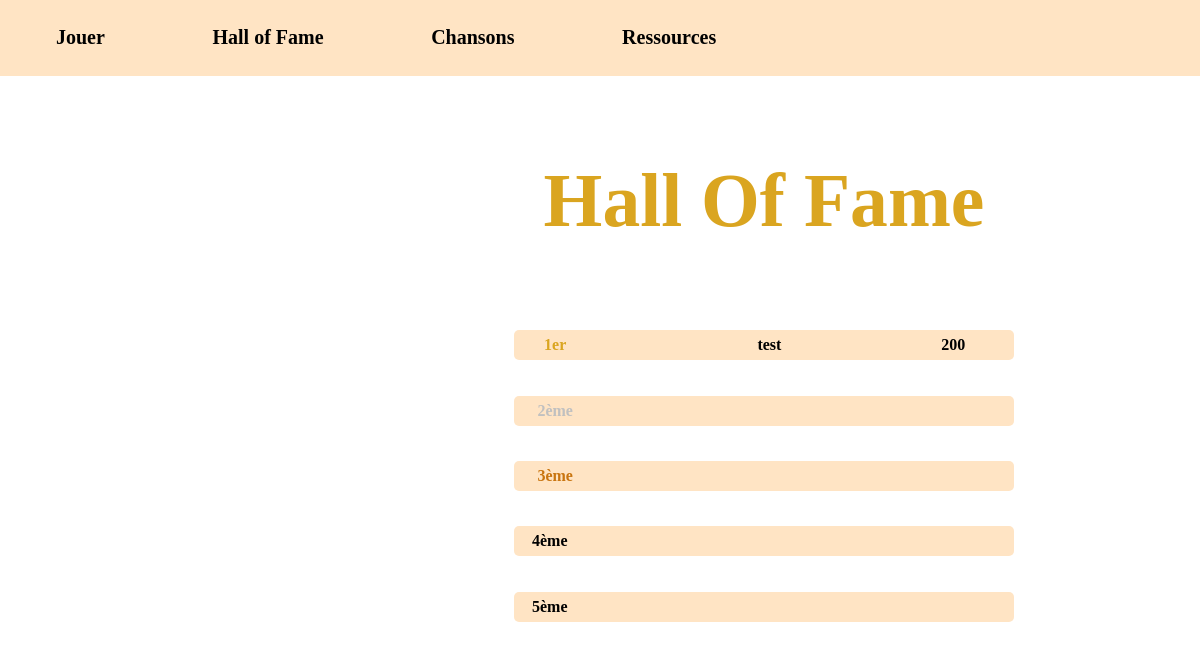
The app's page /hof.php, older data.
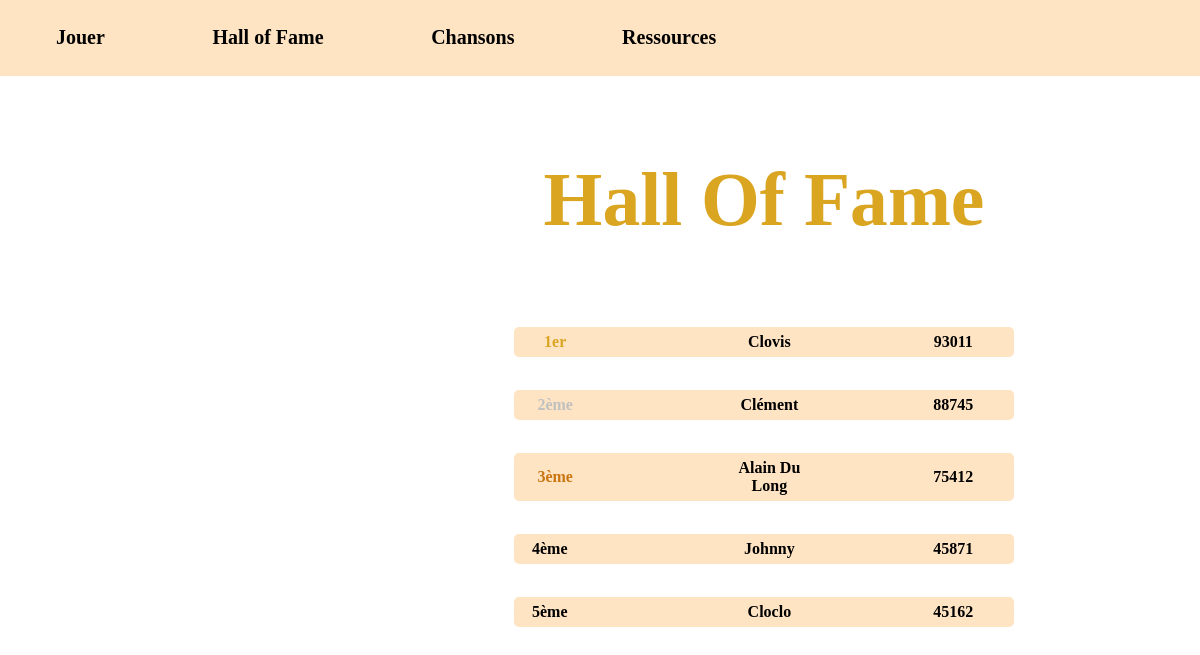
The same page, newer data.
### tables this page shows
CREATE TABLE `hof` (
  `id` int(11) DEFAULT NULL,
  `pseudo` varchar(20) DEFAULT NULL,
  `score` int(11) DEFAULT NULL
);

### hof.php (the view, shortened to what this page needs)
<!DOCTYPE html>
<html lang="fr">
<head>
    <link rel="stylesheet" href="https://unpkg.com/leaflet@1.9.2/dist/leaflet.css"
/>
    <link rel="stylesheet" href="hof.css">
    <link href="https://fonts.bunny.net/css?family=alex-brush:400" rel="stylesheet" />
    <link href="https://fonts.bunny.net/css?family=acme:400" rel="stylesheet" />
</head>
    <?php
        $link = mysqli_connect('localhost', 'root', 'root', 'dalidatabase');
        $results = mysqli_query($link, "SELECT * FROM hof ORDER BY score DESC LIMIT 5");
        $classement = [];
        foreach ($results as $result) {
            $pseudo = $result["pseudo"];
            $score = $result["score"];
            $classement[] = [$pseudo,$score];
        }
    ?>
<body class="grid-container">
    <ul id="barre">
        <li class="test" id="accueil">
            <a href="main.html" class="button_link"><b>Jouer</b></a>
        </li>
        <li class="test" id="hof">
            <a href="hof.php" class="button_link"><b>Hall of Fame</b></a>
        </li>
        <li class="test" id="chansons">
            <a href="chansons.html" class="button_link"><b>Chansons</b></a>
        </li>
        <li class="test" id="ressources">
            <a href="https://fr.wikipedia.org/wiki/Dalida" class="button_link"><b>Ressources</b></a>
        </li>
    </ul>
    <div id="centrage">
    <div id="liste">
        <div id="titre">
            <h1><b>Hall Of Fame</b></h1>
        </div>
        <div id="slot">
            <div id="colonne">
                <b id="top1">1er</b><b id="pseudo1">
                    <?php echo$classement[0][0] ?>
                </b><b id="score1">
                    <?php echo $classement[0][1] ?>
                </b>
            </div>
        </div>
        <div id="slot">
            <div id="colonne">
                <b id="top2">2ème</b><b id="pseudo2">
                    <?php echo $classement[1][0] ?>
                </b><b id="score2">
                    <?php echo $classement[1][1] ?>
                </b>
            </div>
        </div>
        <div id="slot">
            <div id="colonne">
                <b id="top3">3ème</b><b id="pseudo3">
                    <?php echo $classement[2][0] ?>
                </b>
                <b id="score3">
                    <?php echo $classement[2][1] ?>
                </b>
            </div>
        </div>
        <div id="slot">
            <div id="colonne">
                <b id="top">4ème</b><b id="pseudo4">
                    <?php echo $classement[3][0] ?>
                </b><b id="score4">
                    <?php echo $classement[3][1] ?>
                </b>
            </div>
        </div>
        <div id="slot">
            <div id="colonne">
                <b id="top">5ème</b><b id="pseudo5">
                    <?php echo $classement[4][0] ?>
                </b><b id="score5">
                    <?php echo $classement[4][1] ?>
                </b>
            </div>
        </div>
    </div>
    </div>
</body>
</html>

### hof.css (style rules this page uses)
#slot { background-color: bisque; padding: 6px 18px; border-radius: 5px; }
#colonne { display: grid; grid-template-columns: 10% 50% 40%; align-items: center; }
#barre { grid-row: 0/1; grid-column: 0/3; position: fixed; top: 0px; height: 2cm; width: 100%; background-color: bisque; list-style-type: none; display: flex; align-items: center; justify-content: flex-start; margin-top: 0; }
.test { margin-right: 2cm; font-size: 20px; }
body { margin-left: 0; background-image: url("https://www.silamp.fr/Files/124801/Img/21/Projecteurs-blanc-froid.jpg"); background-size: cover; background-repeat: no-repeat; }
.button_link { border: none; display: inline-block; padding: 8px 16px; vertical-align: middle; overflow: hidden; text-decoration: none; color: inherit; background-color: inherit; text-align: center; cursor: pointer; white-space: nowrap; }
#titre { grid-row: 1/2; text-align: center; color: goldenrod; font-family: 'Alex Brush', handwriting; font-size: 1cm; }
#liste { display: grid; grid-template-rows: auto auto auto auto auto auto auto auto; width: 500px; height: 600px; gap: 20px; grid-row: 1/2; margin-left: 514px; margin-right: 514px; margin-top: 100px; align-items: center; }
#top1 { color: goldenrod; text-align: center; }
#pseudo1 { margin-left: 150px; text-align: center; }
#score1 { margin-left: 100px; text-align: center; }
#top2 { color: silver; text-align: center; }
#pseudo2 { margin-left: 150px; text-align: center; }
#score2 { margin-left: 100px; text-align: center; }
#top3 { color: rgb(201, 117, 16); text-align: center; }
#pseudo3 { margin-left: 150px; text-align: center; }
#score3 { margin-left: 100px; text-align: center; }
#pseudo4 { margin-left: 150px; text-align: center; }
#score4 { margin-left: 100px; text-align: center; }
#pseudo5 { margin-left: 150px; text-align: center; }
#score5 { margin-left: 100px; text-align: center; }

Row changes from the older to the newer data that the page shows:
changed hof: pseudo "test" → "Clovis"; score "200" → "93011"
added hof: pseudo "Clément", score "88745"
added hof: pseudo "Alain Du Long", score "75412"
added hof: pseudo "Johnny", score "45871"
added hof: pseudo "Cloclo", score "45162"
